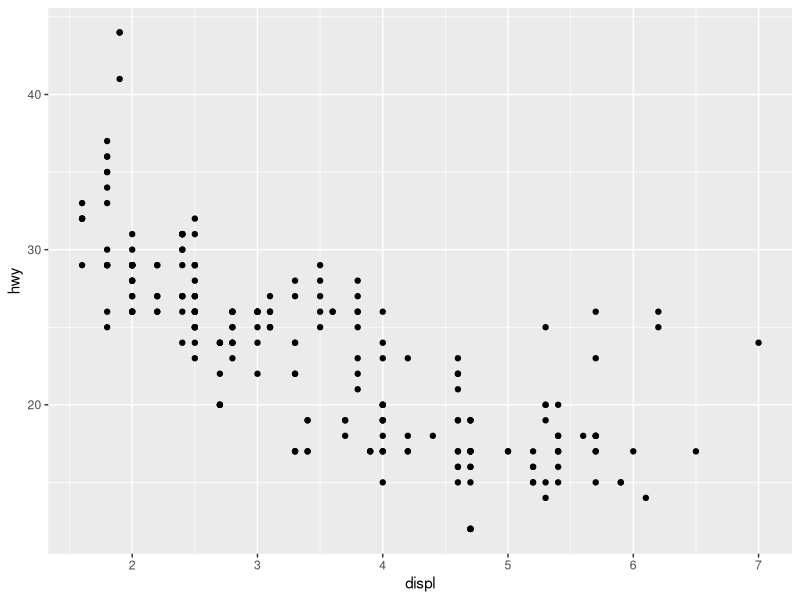
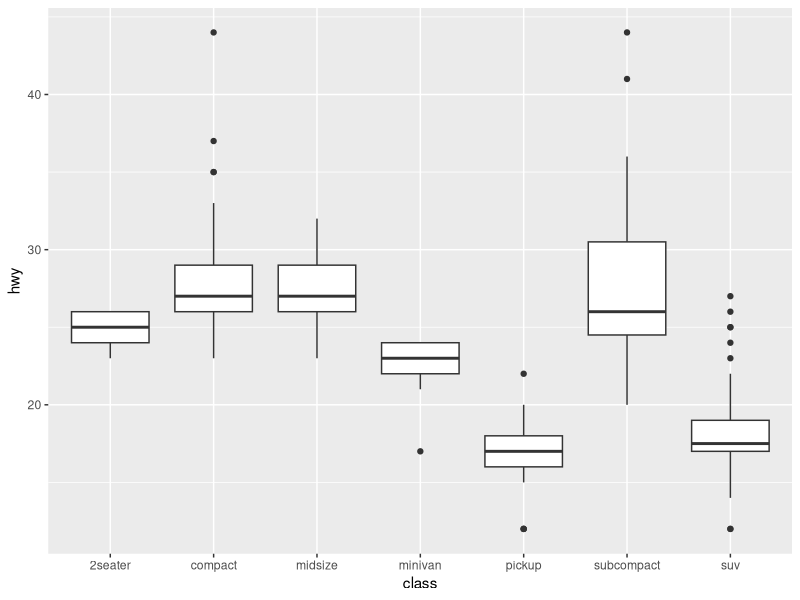
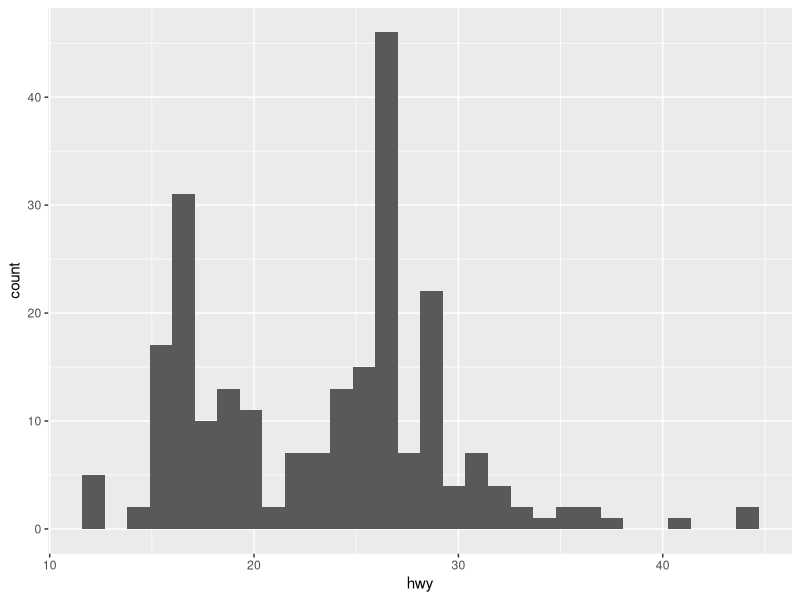
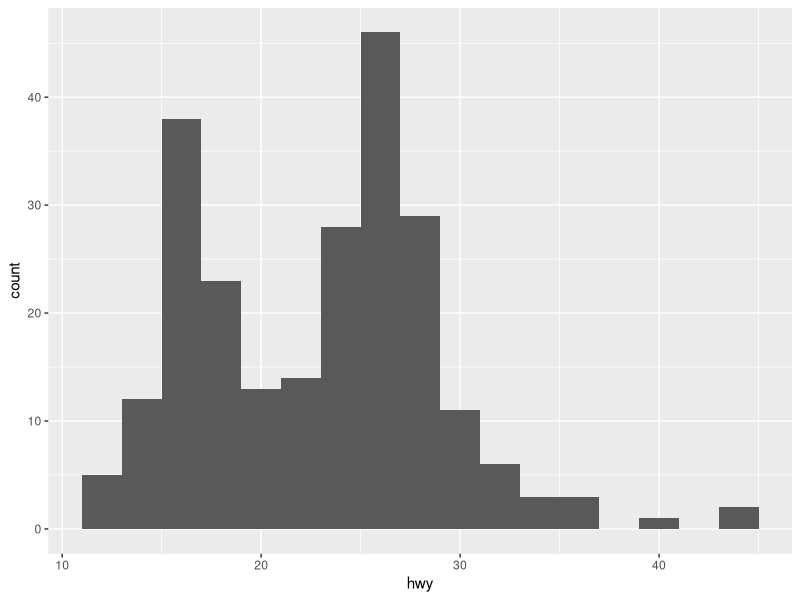
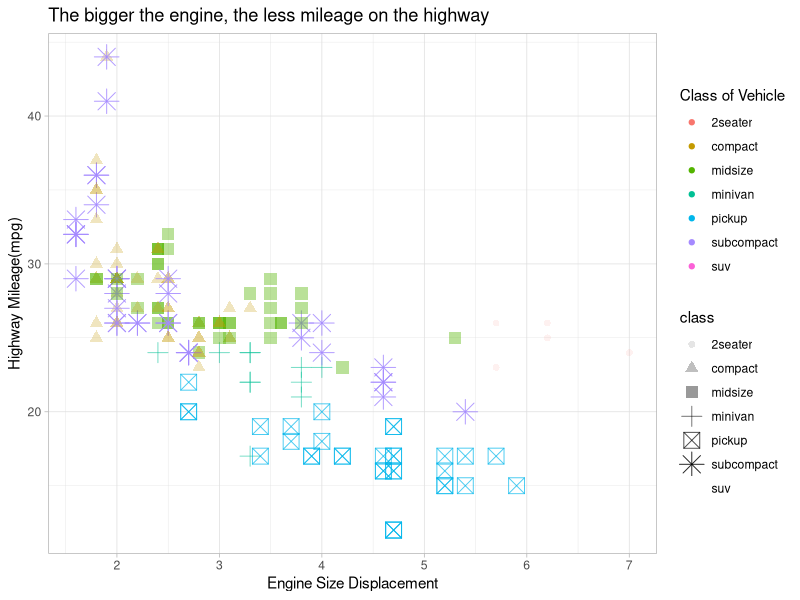
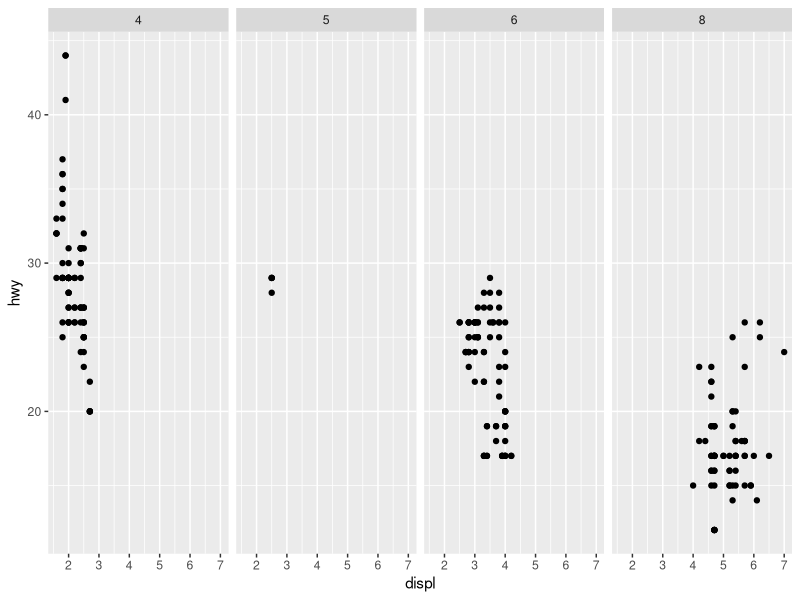
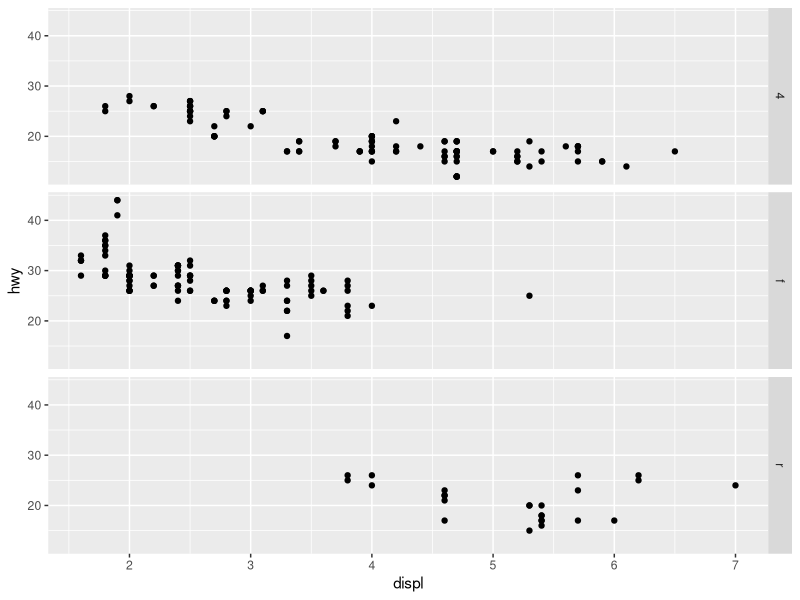
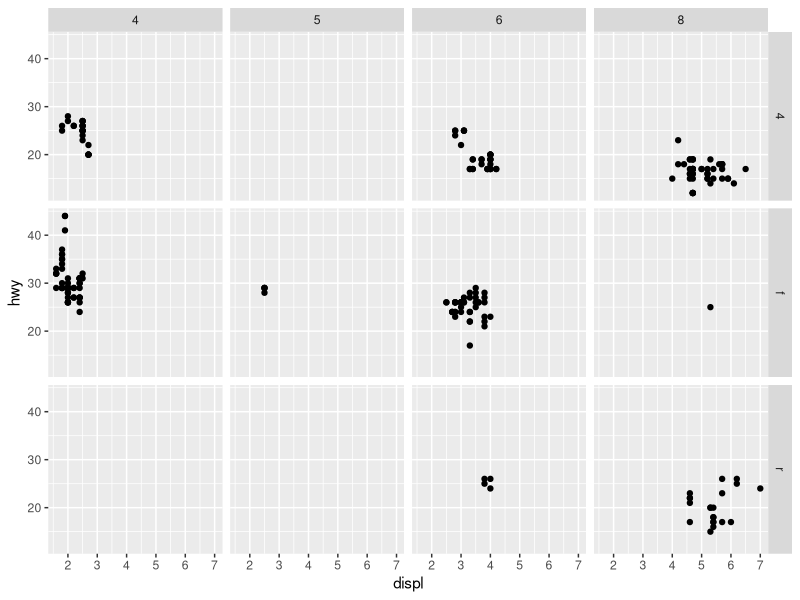

R code for these plots, in order:
## ---- chunk 1
#| label: setup
#| include: false
library(tidyverse)
## ---- chunk 2
mpg
## ---- chunk 3
ggplot(data = mpg) +
  geom_point(mapping = aes(x = displ,
                           y = hwy))
## ---- chunk 4
ggplot(data = mpg) +
  geom_boxplot(mapping = aes(x = class, y = hwy))
## ---- chunk 5
ggplot(data = mpg) +
  geom_histogram(aes(x = hwy))
## ---- chunk 6
ggplot(data = mpg) +
  geom_histogram(aes(x = hwy), binwidth = 2)
## ---- chunk 7
ggplot(data = mpg) +
  geom_point(mapping = aes(x = displ, 
                           y = hwy, 
                           color = class,
                           size = class,
                           alpha = class,
                           shape = class)) +
  labs(x = "Engine Size Displacement",
       y = "Highway Mileage(mpg)",
       color = "Class of Vehicle",
       title = "The bigger the engine, the less mileage on the highway")+
  theme_light()

#color is the best aesthetic for this graph
## ---- chunk 8
# Makes a plot that the commands below will modify
q <- ggplot(mpg) + geom_point(aes(x = displ, y = hwy))

q + facet_grid(. ~ cyl)
# Makes one row, four columns by cyl
q + facet_grid(drv ~ .)
# Makes three rows, one column by drv
q + facet_grid(drv ~ cyl)
# Makes three rows by drv, for columns by cyl
q + facet_wrap(~ class)
# Makes a graph for each value in class
## ---- chunk 9
ggplot(data=mpg) +
  geom_bar(mapping = aes(x = class, 
                         fill = drv),
           position = "dodge") +
  labs(x = "Class of Vehicle",
       y = "Number of Vehicles in Sample",
       fill = "Type of Drive")+
  theme_bw()
## ---- chunk 10
#|llabel: plot-width-displ-hwy-class
ggplot(mpg, aes(x = displ, y = hwy)) + 
  geom_point(aes(color = class)) +
  geom_smooth(color = "black", 
              se = FALSE, 
              method = "lm") +
  scale_colour_viridis_d()




  ggsave("example.jpg", width = 6, height = 4)
